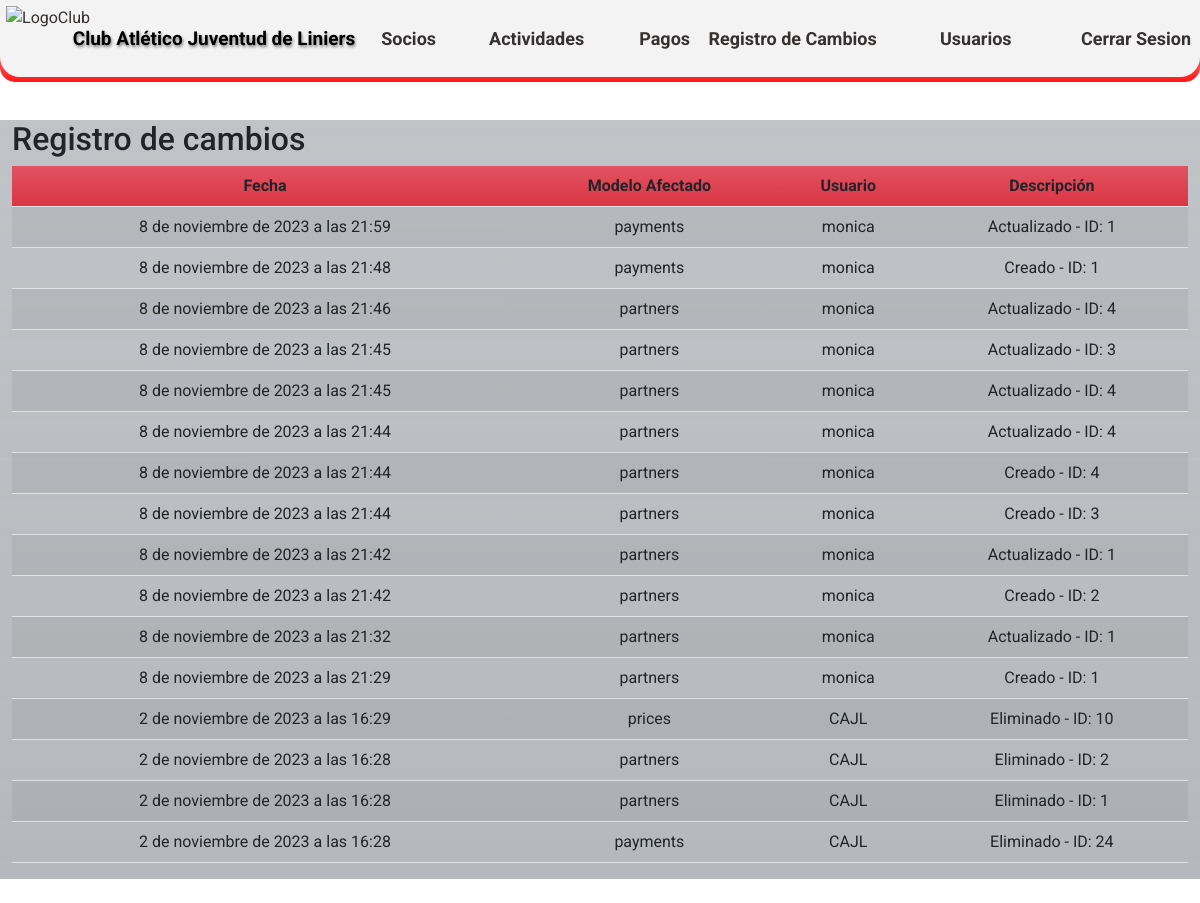
Page /change-log/ (signed in) on the earlier database version.
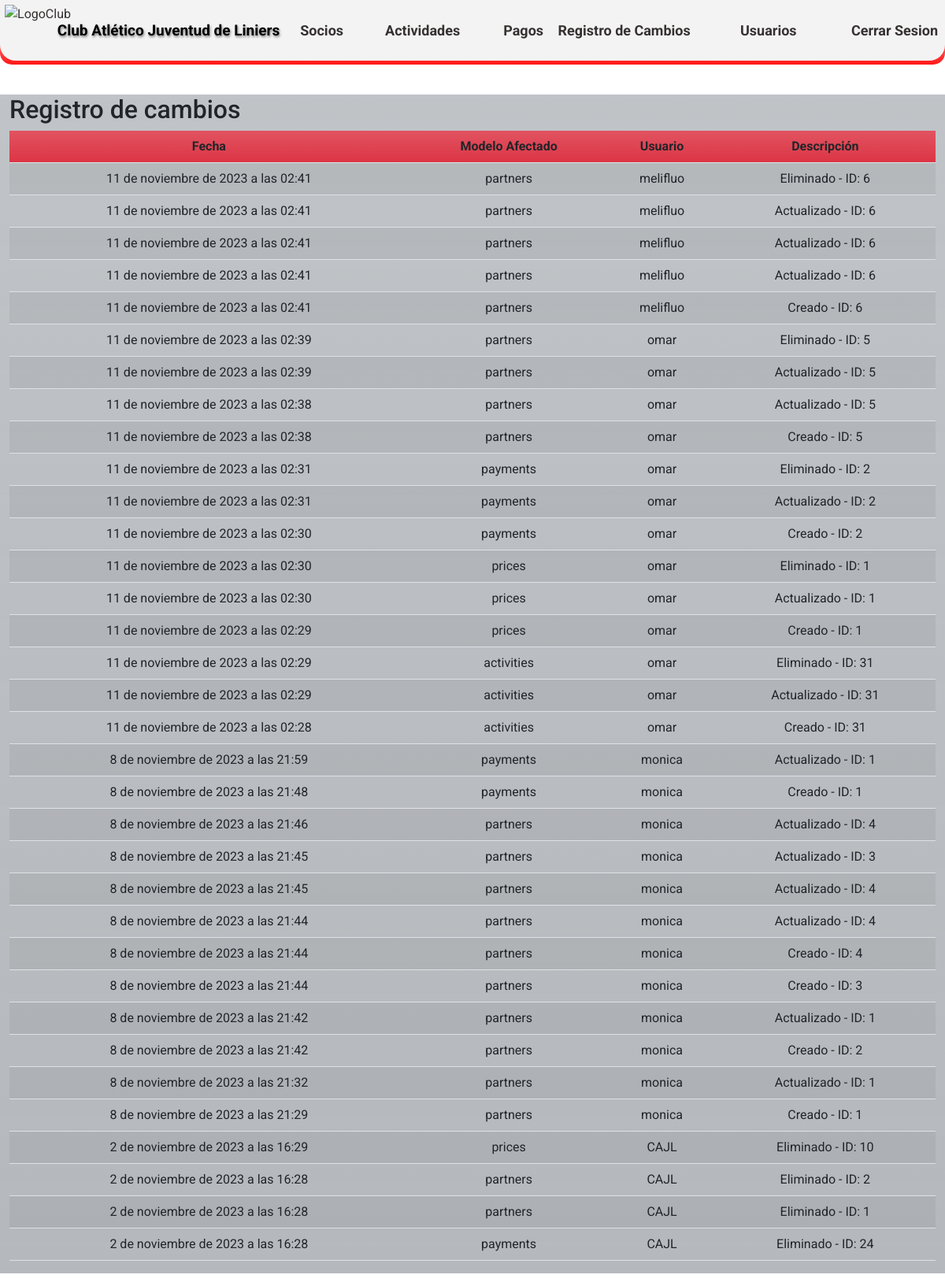
Same page on the later database version.
### CAJL/aplications/changelog/models.py (models this page shows)
class ChangeLog(models.Model):
    date = models.DateTimeField(auto_now_add=True)
    model_name = models.CharField(max_length=100)
    user = models.ForeignKey(User, on_delete=models.CASCADE)  # Asócialo a tu modelo de usuario si lo tienes
    description = models.TextField()
    class Meta:
        verbose_name = 'Registro de Cambio'
        verbose_name_plural = 'Registros de Cambios'
        ordering = ['-date']

### CAJL/aplications/changelog/views.py (the view)
# urls.py: path('change-log/', change_log_view, name='change_log_view'),
@login_required
def change_log_view(request):
    change_logs = ChangeLog.objects.all()
    return render(request, 'changelog/change_log.html', {'change_logs': change_logs})

### templates/changelog/change_log.html (shortened to what this page needs)
{% extends 'loginregister/base.html' %}
{% load static %}
{% block content %}
<!DOCTYPE html>
<html>
<head>
    <!DOCTYPE html>
<html>
<head>
    <link rel="stylesheet" type="text/css" href={% static 'css/Estilos_DT.css' %} media="screen">
    <link rel="stylesheet" href="https://cdnjs.cloudflare.com/ajax/libs/font-awesome/6.2.0/css/all.min.css"/>
    <link rel="stylesheet" type="text/css" href="https://cdn.datatables.net/1.10.25/css/jquery.dataTables.min.css">
</head>
<body>
    <br>
    <br>
    <br>
    <br>
        <div class="container h-60 my-4">
            <div class="row">
                <div class="col-xl-12 bg-secondary bg-gradient bg-opacity-50">
                    <h2>Registro de cambios</h2>
            <table id="changeLogTable" class="display table table-striped">
                <thead>
                    <tr>
                        <th class="centered bg-danger bg-gradient">Fecha</th>
                        <th class="centered bg-danger bg-gradient">Modelo Afectado</th>
                        <th class="centered bg-danger bg-gradient">Usuario</th>
                        <th class="centered bg-danger bg-gradient">Descripción</th>
                    </tr>
                </thead>
                <tbody>
                            {% for change_log in change_logs %}
                        <tr>
                            <td class="centered">{{ change_log.date }}</td>
                            <td class="centered">{{ change_log.model_name }}</td>
                            <td class="centered">{{ change_log.user }}</td>
                            <td class="centered">{{ change_log.description }}</td>
                        </tr>
                    {% endfor %}
                </tbody>
            </table>
        </div>
    </div>
</div>
</body>
</html>
{% endblock %}

### templates/loginregister/base.html (shortened to what this page needs)
<!DOCTYPE html>
<html lang="es">
<head>
  {% load static %}
    <link rel="stylesheet" type="text/css" href={% static 'css/EstilosHome1.css' %} media="screen">
    <link rel="stylesheet" href="https://cdnjs.cloudflare.com/ajax/libs/animate.css/4.1.1/animate.min.css">
    <link rel="stylesheet" href="https://cdn.jsdelivr.net/npm/bootstrap@5.2.2/dist/css/bootstrap.min.css"
 />
    <link
    rel="stylesheet"
    href="https://cdnjs.cloudflare.com/ajax/libs/font-awesome/6.2.0/css/all.min.css"
   />
<body>
 <section class="sec">
    <header>
        <nav>
            <ul id="ContenedorMenu">
                <li class="ItemMenu Logo centrado"><a title="Volver al menu principal" class="centrado" href={% url 'home' %}><img class="LogoMenu" src="https://github.com/MarcoNu97/Proyecto_CAJL/blob/main/Interfaz%20Principal/ImagenesHome/EscudoHome.png?raw=true" alt="LogoClub"></a></li>
                <li class="ItemMenu Titulo"><a title="Volver al menu principal" class="Texto centrado Tx animate__animated animate__pulse" href={% url 'home' %}>Club Atlético Juventud de Liniers</a></li>
                {% if request.user.is_authenticated %}
                <li class="ItemMenu M2 h centrado"><a class="h centrado" href={% url 'socios' %}>Socios</a></li>
                <li class="ItemMenu M2 h centrado">
                    <a class="h centrado dropa1" onmouseover="toggleDropdown()" href={% url 'actividades' %}>Actividades</a>
                </li>
                <li class="ItemMenu M2 h centrado"><a class="h centrado" href={% url 'payments_list' %}>Pagos</a></li>
                <li class="ItemMenu M2 h centrado"><a class="h centrado CerrarS" href={% url 'change_log_view' %}>Registro de Cambios</a></li>
                {% if user.is_superuser %}
                <li class="ItemMenu M2 h centrado"><a class="h CerrarS centrado" href={% url 'user_list' %}>Usuarios</a></li>
                {% endif %}
                <li class="ItemMenu M2 h centrado"><a class="h CerrarS centrado" href={% url 'exit' %}>Cerrar Sesion</a></li>
                {% else %}
                <li class="ItemMenu M2 h centrado"><a class="h centrado"></a></li>
                <li class="ItemMenu M2 h centrado"><a class="h centrado" href={% url 'login' %}>Ingresar</a></li>
                <li class="ItemMenu M2 h centrado"><a class="h centrado" href={% url 'register' %}>Registrarse</a></li>
                {% endif %}
            </ul>
        </nav>
    </header>
 </section>
</body>
{% block content %}{% endblock %}

### static/css/EstilosHome1.css (style rules this page uses)
* { margin: 0; padding: 0; box-sizing: border-box; font-family: 'Roboto', sans-serif; }
body { background-color: #d1d6c1; margin: 0; padding: 0; background-image: url('https://github.com/MarcoNu97/Proyectos-Django/blob/main/Club-Atletico-Juventud-De-Liniers/static/images/Interior%20del%20Club.jpg?raw=true'); background-size: cover; background-position: center; background-attachment: fixed; background-repeat: no-repeat; }
nav { background: linear-gradient(#fcfcfc, #ff1717); background-repeat: no-repeat; position: fixed; top: 0; width: 100%; height: 82px; border-radius: 0px 0px 15px 15px; transition: top 0.3s; z-index: 999; }
nav ul { list-style: none; padding: 0; margin: 0; display: flex; justify-content: space-around; align-items: center; height: 100%; }
nav ul li { text-align: center; }
nav ul li a { text-decoration: none; color: #363131; }
.centrado { display: grid; justify-content: center; align-items: center; }
#ContenedorMenu { background-color: #f3f3f3; background-repeat: no-repeat; height: 77px; display: grid; grid-template-columns: 70px 1.2fr 0.4fr 0.4fr 0.3fr 0.8fr 0.7fr 0.5fr; grid-template-rows: 100%; margin-top: 0px; padding: 0px; border-radius: 0px 0px 20px 20px; }
.ItemMenu { list-style-type: none; width: 6rem; height: 98%; }
.M2 { font-weight: bold; font-size: 18px; width: 8rem; }
.LogoMenu { height: 65px; }
.Logo { border-radius: 0px 0px 0px 10px; }
.Texto { padding: 0; font-size: 18px; width: 17rem; font-weight: bold; color: #000000; text-shadow: 1px 2px 3px grey; }
.Tx { font-size: 19px; width: 18rem; margin-top: 25%; }
.CerrarS { width: 11rem; text-align: end; }

### static/css/Estilos_DT.css (style rules this page uses)
div.container { max-width: 1300px; }
.centered { text-align: center !important; vertical-align: middle !important; }

Differences in the rows shown:
added ChangeLog: date "11 de noviembre de 2023 a las 02:41", model_name "partners", user "melifluo", description "Eliminado - ID: 6"
added ChangeLog: date "11 de noviembre de 2023 a las 02:41", model_name "partners", user "melifluo", description "Actualizado - ID: 6"
added ChangeLog: date "11 de noviembre de 2023 a las 02:41", model_name "partners", user "melifluo", description "Actualizado - ID: 6"
added ChangeLog: date "11 de noviembre de 2023 a las 02:41", model_name "partners", user "melifluo", description "Actualizado - ID: 6"
added ChangeLog: date "11 de noviembre de 2023 a las 02:41", model_name "partners", user "melifluo", description "Creado - ID: 6"
added ChangeLog: date "11 de noviembre de 2023 a las 02:39", model_name "partners", user "omar", description "Eliminado - ID: 5"
added ChangeLog: date "11 de noviembre de 2023 a las 02:39", model_name "partners", user "omar", description "Actualizado - ID: 5"
added ChangeLog: date "11 de noviembre de 2023 a las 02:38", model_name "partners", user "omar", description "Actualizado - ID: 5"
added ChangeLog: date "11 de noviembre de 2023 a las 02:38", model_name "partners", user "omar", description "Creado - ID: 5"
added ChangeLog: date "11 de noviembre de 2023 a las 02:31", model_name "payments", user "omar", description "Eliminado - ID: 2"
added ChangeLog: date "11 de noviembre de 2023 a las 02:31", model_name "payments", user "omar", description "Actualizado - ID: 2"
added ChangeLog: date "11 de noviembre de 2023 a las 02:30", model_name "payments", user "omar", description "Creado - ID: 2"
added ChangeLog: date "11 de noviembre de 2023 a las 02:30", model_name "prices", user "omar", description "Eliminado - ID: 1"
added ChangeLog: date "11 de noviembre de 2023 a las 02:30", model_name "prices", user "omar", description "Actualizado - ID: 1"
added ChangeLog: date "11 de noviembre de 2023 a las 02:29", model_name "prices", user "omar", description "Creado - ID: 1"
added ChangeLog: date "11 de noviembre de 2023 a las 02:29", model_name "activities", user "omar", description "Eliminado - ID: 31"
added ChangeLog: date "11 de noviembre de 2023 a las 02:29", model_name "activities", user "omar", description "Actualizado - ID: 31"
added ChangeLog: date "11 de noviembre de 2023 a las 02:28", model_name "activities", user "omar", description "Creado - ID: 31"
